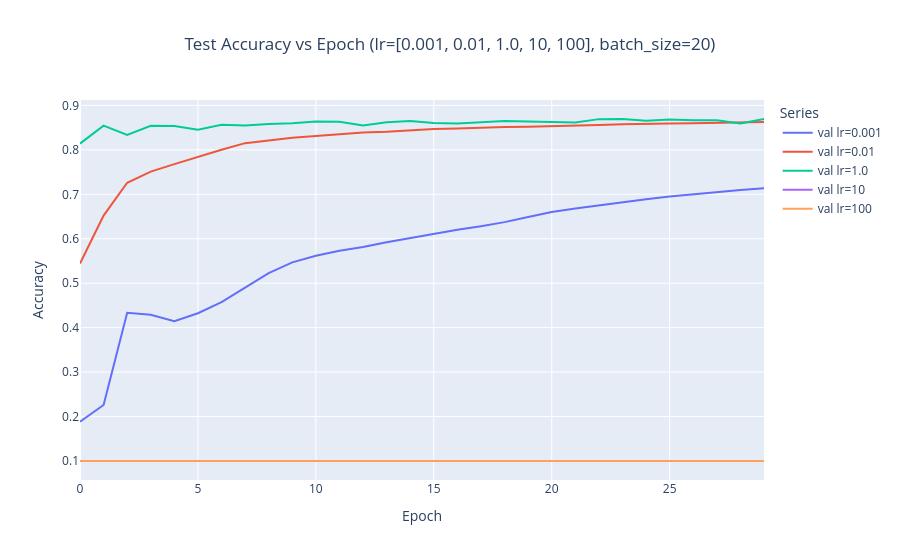

The code cell stored with this chart in its notebook:
### Code cell
print("\n".join(f'lr={i} max acc={max(data_2[f'val lr={i}']):.2f}' for i in learning_rates))

fig = px.line(data_2, x='epoch', y=[f'val lr={i}' for i in learning_rates],
			  labels={'value': 'Accuracy', 'epoch': 'Epoch', 'variable':'Series'},
			  title=f"Test Accuracy vs Epoch (lr={learning_rates}, batch_size={batch_size})")
fig.update_layout(title={'x': 0.5, 'xanchor': 'center'})
fig.show()

### Figure 1 — Plotly figure (JSON) as saved in the notebook; plotly's stock layout.template omitted (floating-point values rounded to 4 significant figures)
{"data": [{"hovertemplate": "Series=val lr=0.001<br>Epoch=%{x}<br>Accuracy=%{y}<extra></extra>", "legendgroup": "val lr=0.001", "line": {"color": "#636efa", "dash": "solid"}, "marker": {"symbol": "circle"}, "mode": "lines", "name": "val lr=0.001", "orientation": "v", "showlegend": true, "type": "scatter", "x": [0, 1, 2, 3, 4, 5, 6, 7, 8, 9, 10, 11, 12, 13, 14, 15, 16, 17, 18, 19, 20, 21, 22, 23, 24, 25, 26, 27, 28, 29], "xaxis": "x", "y": [0.1885, 0.2261, 0.4334, 0.4291, 0.4146, 0.4325, 0.4572, 0.4895, 0.5227, 0.5468, 0.5618, 0.5731, 0.5815, 0.5919, 0.6018, 0.6119, 0.6203, 0.6283, 0.6374, 0.6491, 0.66, 0.6678, 0.6747, 0.6829, 0.6887, 0.6948, 0.7001, 0.7058, 0.7095, 0.7137], "yaxis": "y"}, {"hovertemplate": "Series=val lr=0.01<br>Epoch=%{x}<br>Accuracy=%{y}<extra></extra>", "legendgroup": "val lr=0.01", "line": {"color": "#EF553B", "dash": "solid"}, "marker": {"symbol": "circle"}, "mode": "lines", "name": "val lr=0.01", "orientation": "v", "showlegend": true, "type": "scatter", "x": [0, 1, 2, 3, 4, 5, 6, 7, 8, 9, 10, 11, 12, 13, 14, 15, 16, 17, 18, 19, 20, 21, 22, 23, 24, 25, 26, 27, 28, 29], "xaxis": "x", "y": [0.5441, 0.6521, 0.7259, 0.751, 0.7679, 0.7846, 0.8001, 0.8151, 0.8217, 0.8272, 0.8312, 0.835, 0.8389, 0.8408, 0.844, 0.847, 0.8481, 0.8505, 0.8515, 0.8522, 0.8529, 0.8542, 0.8558, 0.8574, 0.8588, 0.859, 0.8598, 0.8607, 0.862, 0.8626], "yaxis": "y"}, {"hovertemplate": "Series=val lr=1.0<br>Epoch=%{x}<br>Accuracy=%{y}<extra></extra>", "legendgroup": "val lr=1.0", "line": {"color": "#00cc96", "dash": "solid"}, "marker": {"symbol": "circle"}, "mode": "lines", "name": "val lr=1.0", "orientation": "v", "showlegend": true, "type": "scatter", "x": [0, 1, 2, 3, 4, 5, 6, 7, 8, 9, 10, 11, 12, 13, 14, 15, 16, 17, 18, 19, 20, 21, 22, 23, 24, 25, 26, 27, 28, 29], "xaxis": "x", "y": [0.8141, 0.8544, 0.8333, 0.854, 0.8538, 0.845, 0.8563, 0.855, 0.8583, 0.8597, 0.864, 0.863, 0.8547, 0.8619, 0.865, 0.8606, 0.859, 0.8624, 0.8648, 0.8639, 0.8619, 0.8615, 0.8691, 0.8694, 0.8654, 0.8681, 0.8666, 0.8665, 0.8591, 0.8693], "yaxis": "y"}, {"hovertemplate": "Series=val lr=10<br>Epoch=%{x}<br>Accuracy=%{y}<extra></extra>", "legendgroup": "val lr=10", "line": {"color": "#ab63fa", "dash": "solid"}, "marker": {"symbol": "circle"}, "mode": "lines", "name": "val lr=10", "orientation": "v", "showlegend": true, "type": "scatter", "x": [0, 1, 2, 3, 4, 5, 6, 7, 8, 9, 10, 11, 12, 13, 14, 15, 16, 17, 18, 19, 20, 21, 22, 23, 24, 25, 26, 27, 28, 29], "xaxis": "x", "y": [0.1, 0.1, 0.1, 0.1, 0.1, 0.1, 0.1, 0.1, 0.1, 0.1, 0.1, 0.1, 0.1, 0.1, 0.1, 0.1, 0.1, 0.1, 0.1, 0.1, 0.1, 0.1, 0.1, 0.1, 0.1, 0.1, 0.1, 0.1, 0.1, 0.1], "yaxis": "y"}, {"hovertemplate": "Series=val lr=100<br>Epoch=%{x}<br>Accuracy=%{y}<extra></extra>", "legendgroup": "val lr=100", "line": {"color": "#FFA15A", "dash": "solid"}, "marker": {"symbol": "circle"}, "mode": "lines", "name": "val lr=100", "orientation": "v", "showlegend": true, "type": "scatter", "x": [0, 1, 2, 3, 4, 5, 6, 7, 8, 9, 10, 11, 12, 13, 14, 15, 16, 17, 18, 19, 20, 21, 22, 23, 24, 25, 26, 27, 28, 29], "xaxis": "x", "y": [0.1, 0.1, 0.1, 0.1, 0.1, 0.1, 0.1, 0.1, 0.1, 0.1, 0.1, 0.1, 0.1, 0.1, 0.1, 0.1, 0.1, 0.1, 0.1, 0.1, 0.1, 0.1, 0.1, 0.1, 0.1, 0.1, 0.1, 0.1, 0.1, 0.1], "yaxis": "y"}], "layout": {"legend": {"title": {"text": "Series"}, "tracegroupgap": 0}, "title": {"text": "Test Accuracy vs Epoch (lr=[0.001, 0.01, 1.0, 10, 100], batch_size=20)", "x": 0.5, "xanchor": "center"}, "xaxis": {"anchor": "y", "domain": [0, 1], "title": {"text": "Epoch"}}, "yaxis": {"anchor": "x", "domain": [0, 1], "title": {"text": "Accuracy"}}}}
